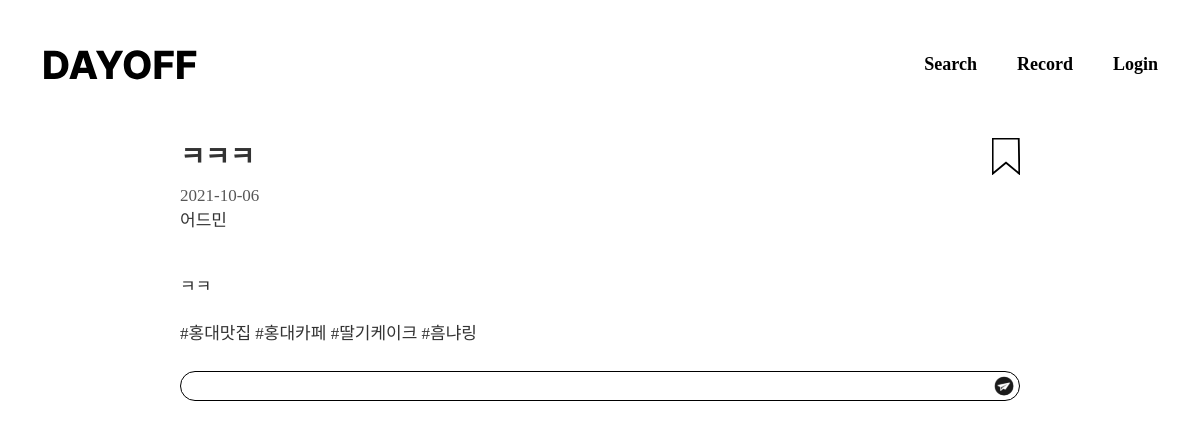
Page /postDetail/49 on the committed database.
### today/models.py (models this page shows, shortened)
class Post(models.Model):
    author = models.ForeignKey(
        settings.AUTH_USER_MODEL,
        on_delete=models.CASCADE,
    )
    title = models.CharField(max_length=100, blank=True, null=True)
    pub_date = models.DateField('data published', blank=True, null=True)
    hashtag = models.ManyToManyField(Hashtag, blank=True, null=True)
    body = models.TextField(max_length=500, blank=True, null=True)
    image=models.ImageField(upload_to='images/', blank=True, null=True)
    bookmark=models.ManyToManyField(
        settings.AUTH_USER_MODEL,
        blank=True,
        related_name='bookmark'
    )

class Hashtag(models.Model):
    hashtag_name = models.CharField(max_length=100, blank=True, null=True)
    def __str__(self):
        return self.hashtag_name

### account/models.py (models this page shows)
class CustomUser(AbstractUser):
    nickname = models.CharField(max_length=30)
    name = models.CharField(max_length=30)

### today/views.py (the view)
# urls.py: path('postDetail/<int:post_id>',
def postDetail(request, post_id):
    post_detail = get_object_or_404(Post, pk=post_id)
    hashtag = post_detail.hashtag.all()
    bookmark=post_detail.bookmark.all()
    schedule=post_detail.schedules.all().order_by('start_time__hour')
    return render(request, 'postDetail.html', {'post': post_detail, 'hashtags': hashtag, 'schedules': schedule, 'bookmarks':bookmark})

### templates/postDetail.html (shortened to what this page needs)
<!DOCTYPE html>
<html lang="en">
  <head>
    <link
      rel="stylesheet"
      href="https://maxcdn.bootstrapcdn.com/bootstrap/3.3.2/css/bootstrap.min.css"
    />
    <link
      rel="stylesheet"
      type="text/css"
      href="../static/css/postDetail.css"
    />
    <link rel="stylesheet" type="text/css" href="../static/css/common.css" />
  </head>
  <body>
    {% include 'header.html' %}
    <div class="contents">
      <div class="post-title">
        {{post.title}} {% if user.is_authenticated and user == post.author %}
        <div class="empty"></div>
        <div>
          <a href="{% url 'editPost' post.id %}" style="color: black"
            ><button id="control-button">EDIT</button></a
          >
          <a href="{% url 'deletePost' post.id%}" style="color: black"
            ><button id="control-button">DELETE</button></a
          >
        </div>
        {% else %}
        <div id="{{post.id}}" onclick="post_bookmark(this.id)">
          {% if user in bookmarks.all %}
          <img
            src="../static/image/bookmark-filled.svg"
            id="bookmark-icon-filled"
            style="display: block"
          />
          <img
            src="../static/image/bookmark-empty.svg"
            id="bookmark-icon-empty"
            style="display: none"
          />
          {% else %} {% if not user.is_authenticated %}
          <a href="{% url 'login' %}"
            ><img
              src="../static/image/bookmark-empty.svg"
              id="bookmark-icon-empty"
              style="display: block"
          /></a>
          {% else %}
          <img
            src="../static/image/bookmark-empty.svg"
            id="bookmark-icon-empty"
            style="display: block"
          />
          {% endif %}
          />{% endif %}
        </div>
        {% endif %}
      </div>
      <div class="post-pub-date">{{post.pub_date|date:"Y-m-d"}}</div>
      <div class="post-author">{{post.author.nickname}}</div>
      <div class="post-body">{{post.body}}</div>
      <div class="post-hashtag" style="font-size: 17px">
        {% for hashtag in hashtags.all %} #{{hashtag}} {% endfor %}
      </div>
      <form method="POST" action="{% url 'addComment' post.id %}">
        {% if not user.is_authenticated %}
        <a href="{% url 'login' %}">
          <div class="new-comment-box">
            <input class="comment-input"" type="text" name="message">
            <img
              src="../static/image/comment-send.svg"
              class="nologin-send-icon"
            />
          </div>
        </a>
        {% endif %}
      </form>
    </div>
  </body>
</html>

### static/css/postDetail.css (style rules this page uses)
.post-title { font-size: 27px; font-weight: 600; display: flex; justify-content: space-between; padding: 8px 0; }
.post-pub-date { font-size: 17px; color: #575757; font-weight: 500; }
.post-author { font-size: 17px; margin-bottom: 20px; font-weight: 500; }
.post-body { font-size: 17px; padding: 20px 0; line-height: 170%; width: 70%; }
#bookmark-icon-empty { display: block; transition: 0.3s; position: relative; z-index: 1; }
.new-comment-box { margin-bottom: 10px; margin-top: 25px; border: 1px solid black; border-radius: 20px; padding: 3px 0; padding-left: 10px; display: flex; justify-content: space-between; align-items: center; }
.comment-input { outline: none; background: transparent; border-style: none; width: 100%; }
.nologin-send-icon { width: 25px; padding-right: 5px; }

### static/css/common.css (style rules this page uses)
* { font-family: Pretendard; }
a { text-decoration: none; }
.contents { padding: 0 15%; margin-bottom: 10%; }

### rows in the picture
Post: title "ㅋㅋㅋ", pub_date "2021-10-06", author.nickname "어드민", body "ㅋㅋ"
Hashtag: hashtag_name "홍대맛집"
Hashtag: hashtag_name "홍대카페"
Hashtag: hashtag_name "딸기케이크"
Hashtag: hashtag_name "흠냐링"
